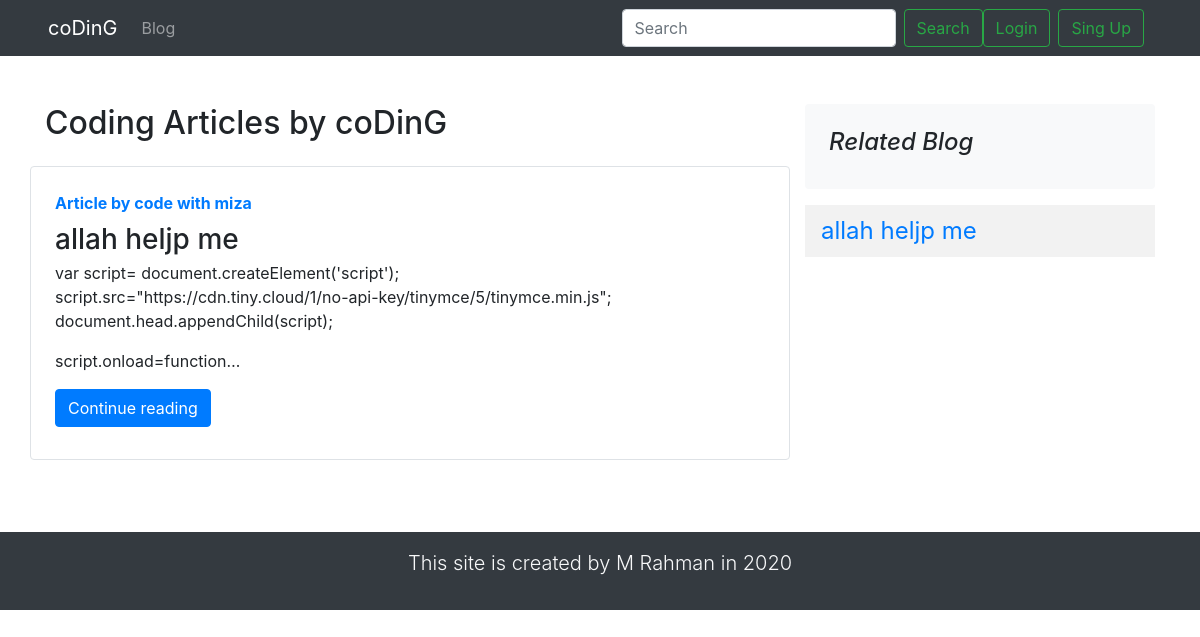
The page / on the database its author committed.
### app/models.py (models this page shows, shortened)
class Post(models.Model):
    sno = models.AutoField(primary_key=True)
    title = models.CharField(max_length=255)
    author = models.CharField(max_length=14)
    slug = models.CharField(max_length=130)
    views = models.IntegerField(default=0)
    timeStamp = models.DateTimeField(blank=True)
    content = models.TextField()

### app/views.py (the view)
# urls.py: path("", views.bloghome, name="blogHome"),
def bloghome(request):
    no_of_posts = 2
    page = request.GET.get('page')
    if page is None:
        page = 1
    else:
        page = int(page)
    allposts = Post.objects.all()
    length = len(allposts)
    allblog =  Post.objects.all()
    allposts = allposts[(page-1)*no_of_posts: page* no_of_posts]
    if page>1:
        prev = page - 1
    else:
        prev = None
    if page<math.ceil(length / no_of_posts):
        nxt = page + 1
    else: nxt = None
    context = {'allPosts': allposts, 'prev': prev, 'nxt': nxt, "allblog":allblog }
    return render(request, "app/post.html", context)

### templates/app/post.html (shortened to what this page needs)
{% extends 'basic.html' %}
{% block body %}
<div class="container my-5">
	<div class="row">
    <div class="col-md-8 blog-main">
        <h2>Coding Articles by coDinG</h2>
         {% for post in allPosts  %}
         <div class="row  border rounded overflow-hidden my-4">
          <div class="col p-4 ">
            <strong class="d-inline-block mb-2 text-primary">Article  by {{post.author}} </strong>
            <h3 class="mb-0">{{post.title}}</h3>
            <p class="card-text mb-auto">{{post.content|safe|truncatechars:200}}</p>
            <div class="my-2">
            	<a href="/{{post.slug}}/" role="button" class="btn btn-primary">Continue reading</a>
            </div>
          </div>
        </div>
        {% endfor %}
    </div>
    <aside class="col-md-4 blog-sidebar">
      <div class="p-4 mb-3 bg-light rounded">
        <h4 class="font-italic">Related Blog</h4>
      </div>
      <div id="content-box">
        <ul class=" mb-0">
          {% for blog in allblog  %}
          <li class="py-2" style="font-size:1.5em;"><a href="/{{blog.slug}}/"> {{blog.id}} {{blog.title|truncatechars:30}}</a></li>
          {% endfor %}
        </ul>
      </div>
    </aside>
  </div>
</div>
{% endblock %}

### static/css/style.css (style rules this page uses)
body { min-height: 100vh; }
li { list-style-type: none; }
#content-box { background: #F2F2F2; overflow-y: scroll; max-height: 500px; }
#content-box ul, #content-box li { padding: 0; margin: 0; }
#content-box li { padding: 1rem; }

### rows shown on the page
Post: author "code with miza", title "allah heljp me", content "var script= document.createElement('script'); script.src=\"https://cdn.tiny.cloud/1/no-api-key/tinymce/5/tinymce.min.js\"; document.head.appendChild(script); script.onload=function…"
